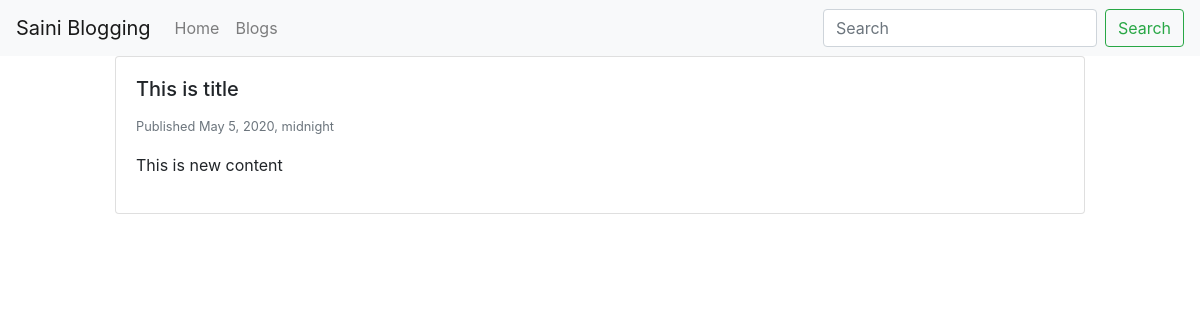
Page /blog/sl1/ on the committed database.
### blog/models.py (models this page shows, shortened)
class BlogPost(models.Model):
	user = models.ForeignKey(User, default=1, on_delete=models.SET_NULL, null = True)
	slug = models.SlugField(unique=True)
	title = models.CharField(max_length=120)
	content = models.TextField(null=True, blank=True)
	image = models.ImageField(upload_to='image/',blank=True, null=True)
	publish_date = models.DateTimeField(auto_now=False,auto_now_add=False,null=True,blank=True)
	timestamp = models.DateTimeField(auto_now_add=True)
	updated = models.DateTimeField(auto_now=True)
	objects = BlogPostManager()
	class Meta:
		ordering=['-publish_date','-updated','-timestamp']

### blog/views.py (the view)
# urls.py: path('<str:slug>/', blog_detail_view),
def blog_detail_view(request, slug):
	obj = get_object_or_404(BlogPost, slug=slug)
	template = 'blog/detail.html'
	context = {'object':obj}
	return render(request,template,context)

### blog/models.py (called while the page is built)
	def get_queryset(self):
		return BlogPostQuerySet(self.model, using=self._db)

### blog/templates/blog/detail.html (shortened to what this page needs)
{% extends "base.html" %}
{% block content %}
<div class="row">
{% include 'blog/inline.html' with blog_post=object truncate=True detail=True%}
</div>
{% endblock %}

### blog/templates/blog/inline.html (shortened to what this page needs)
<div class="col-12 col-md-10 mb-5 mx-auto">
<div class="card {% if not blog_post.publish_date %} border border-warning text-dark {% endif %}">
	<div class="card-body">
		<h5 class="card-title">{{blog_post.title}}</h5>
			<small class="text-muted">Published {{blog_post.publish_date}}</small>
		{% if truncate %}
			<p class="card-text">{{blog_post.content|linebreaks|truncatewords:30 }}</p>
		{% else %}
			<p class="card-text">{{blog_post.content|linebreaks }}</p>
		{% endif %}
	</div>
</div>
</div>

### rows in the picture
BlogPost: title "This is title", publish_date "May 5, 2020, midnight", content "This is new content"
